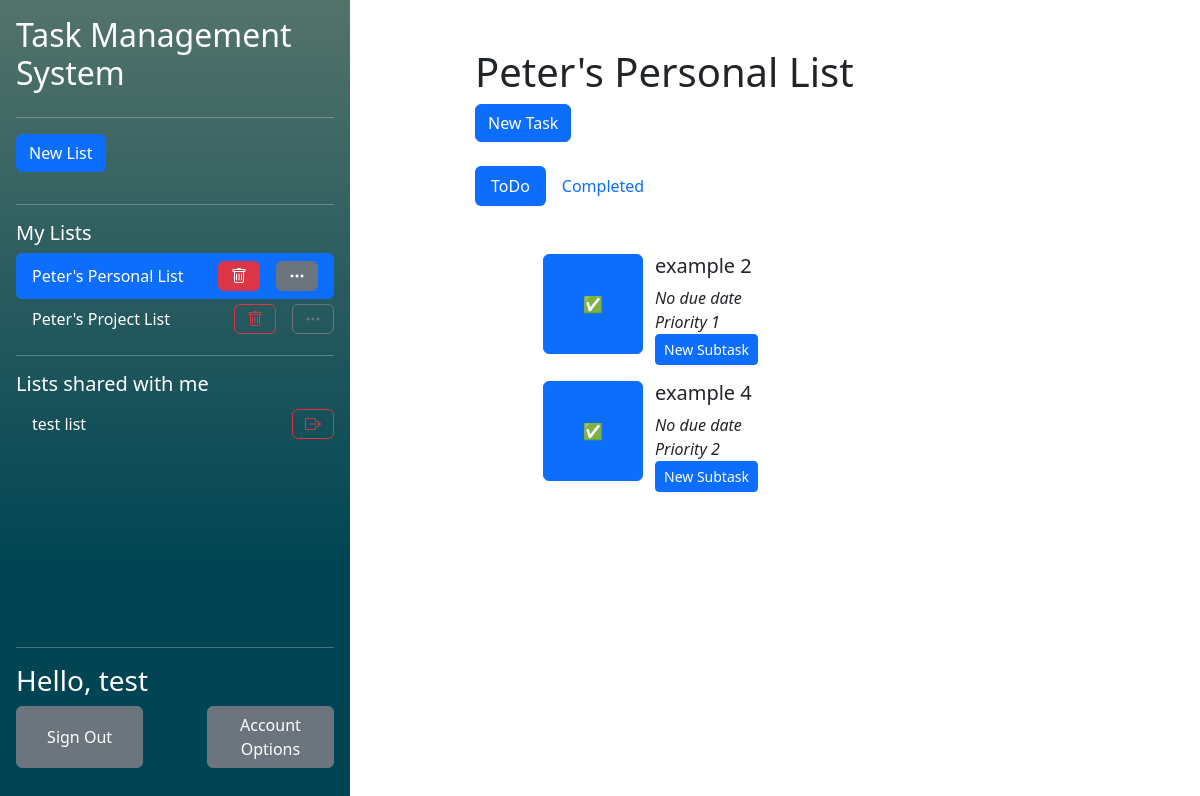
Page /php/index.php?listid=1 (signed in) on the earlier database version.
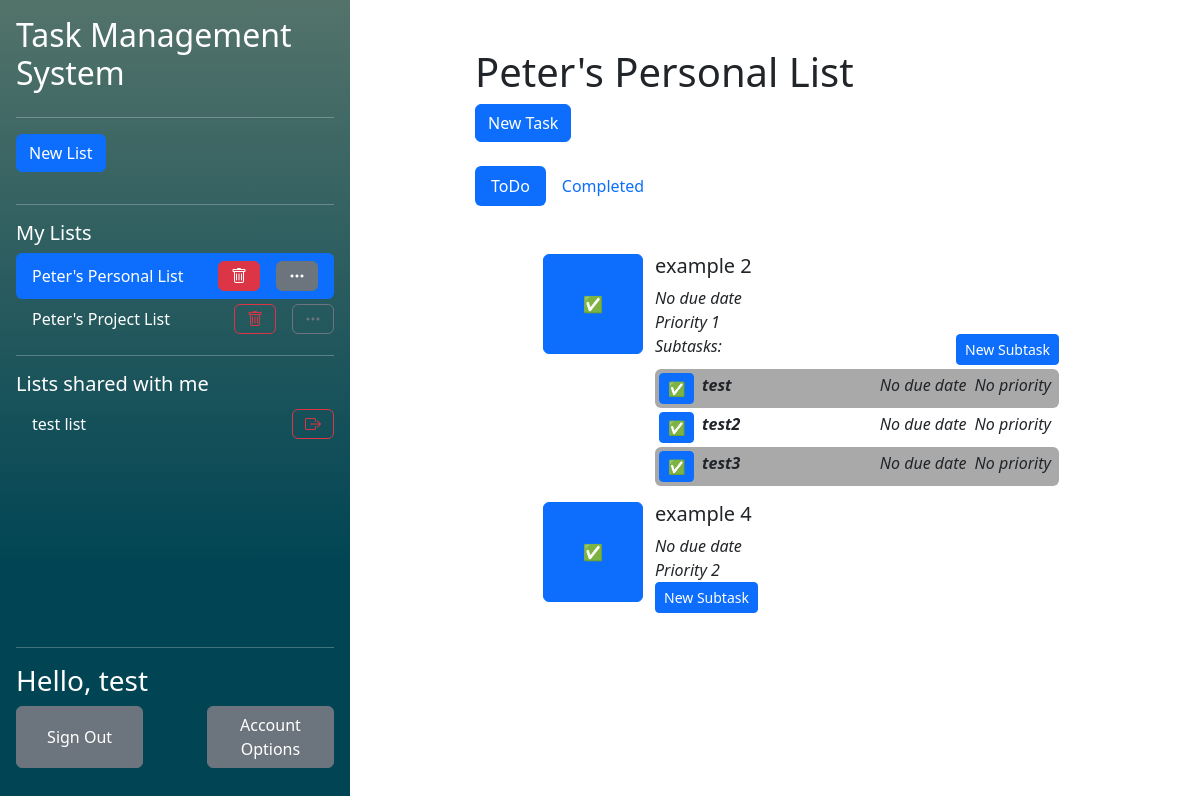
Same page on the later database version.
### tables this page shows
CREATE TABLE "UserLists" (
	"user_id"	TEXT,
	"list_id"	TEXT,
	"collaborator"	INTEGER,
	"observer"	INTEGER,
	PRIMARY KEY("user_id","list_id"),
	FOREIGN KEY("user_id") REFERENCES "Users"("user_id") ON DELETE CASCADE ON UPDATE CASCADE,
	FOREIGN KEY("list_id") REFERENCES "Lists"("list_id") ON DELETE CASCADE ON UPDATE CASCADE
);

CREATE TABLE "Lists"
(
    list_id        INTEGER not null
        primary key autoincrement,
    list_name      TEXT    not null,
    list_completed REAL    not null
);

CREATE TABLE "Tasks" (
	"task_id"	INTEGER NOT NULL,
	"task_name"	TEXT NOT NULL,
	"task_completed"	INTEGER NOT NULL,
	"list_id"	INTEGER NOT NULL,
	"order_in_list"	INTEGER NOT NULL,
	"assigned_collaborator_id"	INTEGER,
	"task_due_date"	INTEGER,
	"task_priority"	INTEGER,
	FOREIGN KEY("assigned_collaborator_id") REFERENCES "Users"("user_id"),
	FOREIGN KEY("list_id") REFERENCES "Lists"("list_id") ON DELETE CASCADE,
	PRIMARY KEY("task_id" AUTOINCREMENT)
);

CREATE TABLE "SubTasks" (
	"sub_task_id"	INTEGER NOT NULL,
	"sub_task_name"	TEXT NOT NULL,
	"sub_task_completed"	INTEGER NOT NULL,
	"task_id"	INTEGER NOT NULL,
	"order_in_task"	INTEGER NOT NULL,
	"sub_task_due_date"	INTEGER,
	"sub_task_priority"	INTEGER,
	FOREIGN KEY("task_id") REFERENCES "Tasks"("task_id"),
	PRIMARY KEY("sub_task_id")
);

### php/functions/DatabaseFunctions.php (called while the page is built, shortened)
<?php
function getUIDFromCreds(){
    $db = new SQLite3("../db/database.db");
    $SQL = "SELECT user_id FROM Users WHERE password_hash = :creds";
    $stmt = $db->prepare($SQL);
    $stmt->bindValue(":creds", $_SESSION['credentials'], SQLITE3_TEXT);
    $result = $stmt->execute();
    while($row = $result->fetchArray()){
        $resultArray [] = $row;
    }
    return $resultArray[0]['user_id'];
}
function getOwnedListsForCurrentUser(){
    $uid = getUIDFromCreds();
    $db = new SQLite3("../db/database.db");
    $SQL = "SELECT list_id FROM  UserLists WHERE user_id = :uid AND collaborator = 0 AND observer = 0";
    $stmt = $db->prepare($SQL);
    $stmt->bindValue(":uid", $uid, SQLITE3_TEXT);
    $result = $stmt->execute();
    while($row = $result->fetchArray()){
        $resultArray [] = $row;
    }
    return $resultArray;
}
function getCollabListsForCurrentUser(){
    $uid = getUIDFromCreds();
    $db = new SQLite3("../db/database.db");
    $SQL = "SELECT list_id FROM  UserLists WHERE user_id = :uid AND collaborator = 1 AND observer = 0";
    $stmt = $db->prepare($SQL);
    $stmt->bindValue(":uid", $uid, SQLITE3_TEXT);
    $result = $stmt->execute();
    while($row = $result->fetchArray()){
        $resultArray [] = $row;
    }
    return $resultArray;
}
function getListNameFromID($listID){
    $db = new SQLite3("../db/database.db");
    $SQL = "SELECT list_name FROM Lists WHERE list_id = :lid";
    $stmt = $db->prepare($SQL);
    $stmt->bindValue(":lid", $listID, SQLITE3_TEXT);
    $result = $stmt->execute();
    while($row = $result->fetchArray()){
        $resultArray [] = $row;
    }
    return $resultArray;
}
?>

### php/functions/TaskFunctions.php (called while the page is built, shortened)
<?php
function checkUserListAccess($listID, $userID)
{
    $db = new SQLite3("../db/database.db");
    $SQL = "SELECT list_id FROM  UserLists WHERE user_id = :uid AND list_id = :lid AND observer = 0 AND collaborator = 0";
    $stmt = $db->prepare($SQL);
    $stmt->bindValue(":lid", $listID, SQLITE3_INTEGER);
    $stmt->bindValue(":uid", $userID, SQLITE3_INTEGER);
    $result = $stmt->execute();
    while($row = $result->fetchArray()){
        $resultArray [] = $row;
    }
    if ($listID == $resultArray[0]["list_id"]){
        return true;
    }
}
function getUncompletedTasksFromList($listID){
    $userID = getUIDFromCreds();
    if(!checkUserListAccess($listID, $userID) AND !checkCollabListAccess($listID, $userID)){
        return false;
    }
    $db = new SQLite3("../db/database.db");
    $SQL = "SELECT * FROM Tasks WHERE list_id = :lid AND task_completed = 0 ORDER BY order_in_list ";
    $stmt = $db->prepare($SQL);
    $stmt->bindValue(":lid", $listID, SQLITE3_INTEGER);
    $result = $stmt->execute();
    while($row = $result->fetchArray()){
        $resultArray [] = $row;
    }
    if(isset($resultArray)){
        return $resultArray;
    }
    return null;
}
function getUncompletedSubtasksFromTask($task_id){
    $db = new SQLite3("../db/database.db");
    $SQL = "SELECT * FROM SubTasks WHERE task_id = :task_id AND sub_task_completed = 0";
    $stmt = $db->prepare($SQL);
    $stmt->bindValue(":task_id", $task_id, SQLITE3_INTEGER);
    $result = $stmt->execute();
    while($row = $result->fetchArray()){
        $resultArray [] = $row;
    }
    if(isset($resultArray)){
        return $resultArray;
    }
    return null;
}
?>

### php/components/TaskList.php (the view, shortened to what this page needs)
<?php require 'components/NewTaskPopup.php';
$listid = isset($_GET['listid']) ? $_GET['listid'] : false;
?>
<h1>
    <?php if (getListNameFromID($listid) != false) echo getListNameFromID($listid)[0]['list_name']?>
</h1>
<?php if ($listid != false):?>
<?php if(checkUserListAccess(htmlspecialchars($listid), getUIDFromCreds())): ?>
<button type="button" class="btn btn-primary" data-bs-toggle="modal" data-bs-target="#NewTaskModal">
    New Task
</button>
<?php else: ?>
A list created by <b><?php echo getListOwnerName($listid)?></b>
<?php endif;?>
<br/><br/>
<div>
    <ul class="nav nav-pills mb-3" id="pills-tab" role="tablist">
        <li class="nav-item" role="presentation">
            <button class="nav-link active" id="pills-todo-tab" data-bs-toggle="pill" data-bs-target="#pills-todo" type="button" role="tab" aria-controls="pills-todo" aria-selected="true">ToDo</button>
        </li>
        <li class="nav-item" role="presentation">
            <button class="nav-link" id="pills-done-tab" data-bs-toggle="pill" data-bs-target="#pills-done" type="button" role="tab" aria-controls="pills-done" aria-selected="false">Completed</button>
        </li>
    </ul>
</div>
<div class="tab-content" id="pills-tabContent">
    <div class="tab-pane fade show active" id="pills-todo" role="tabpanel" aria-labelledby="pills-todo-tab" tabindex="0">
        <div class="p-3">
            <ol>
                <?php
                if (getUncompletedTasksFromList($listid) != null):
                foreach (getUncompletedTasksFromList($listid) as $item):?>
                    <ul>
                            <div class="row">
                                <button class='btn btn-primary col' style="flex: none; width: 10%; min-width: 100px; height: 10%; min-height: 100px;" type='submit' name="<?php echo $item['task_id']?>" form="complete<?php echo $item['task_id']?>">✅</button>
                                <div class="col">
                                    <div class="row">
                                        <div class="col">
                                            <h5><?php echo $item['task_name']?></h5>
                                        </div>
                                        <br/>
                                        <i><?php if(isset($item['task_due_date'])){
                                                echo "Due ".$item['task_due_date'];
                                            } else {
                                                echo 'No due date';
                                            }?></i> <br/>
                                        <i><?php if(($item['task_priority']) != 0){
                                                echo 'Priority '.$item['task_priority'];
                                            } else {
                                                echo 'No priority';
                                            }?></i>
                                    </div>
                                    <?php if(getUncompletedSubtasksFromTask($item['task_id']) != null): ?>
                                    <div class="d-flex flex-row pb-1">
                                        <div class="flex-grow-1 align-middle"><i class="align-middle">Subtasks:</i></div>
                                        <div>
                                            <button class="btn btn-primary btn-sm" type="submit" onclick="window.location.href='newSubTask.php?taskid=<?php echo $item['task_id']?>'">New Subtask</button>
                                        </div>
                                    </div>
                                        <?php $bgcolour = true;?>
                                        <?php foreach (getUncompletedSubtasksFromTask($item['task_id']) as $subtask): ?>
                                            <div class=" d-flex flex-row rounded"  <?php if($bgcolour) {
                                                                                        echo 'style="background-color: darkgrey"';
                                                                                        $bgcolour = false;
                                                                                        } else{
                                                                                        $bgcolour = true;
                                                                                    }?>>
                                                    <div class="p-1">
                                                        <button form="completeSubtask<?php echo $subtask['sub_task_id']?>" class="btn btn-primary btn-sm" type="submit">✅</button>
                                                    </div>
                                                    <div class="p-1 flex-grow-1">
                                                        <i><b><?php echo $subtask["sub_task_name"];?></b></i>
                                                    </div>
                                                    <div class="p-1">
                                                        <i><?php if(isset($subtask['sub_task_due_date'])){
                                                                echo "Due ".$subtask['sub_task_due_date'];
                                                            } else {
                                                                echo 'No due date';
                                                            }?></i>
                                                    </div>
                                                        <div class="p-1 pe-2">
                                                            <i><?php if(($subtask['sub_task_priority']) != 0){
                                                                    echo 'Priority '.$item['sub_task_priority'];
                                                                } else {
                                                                    echo 'No priority';
                                                                }?></i>
                                                        </div>
                                            </div>
                                        <?php endforeach;?>
                                    <?php else:?>
                                    <div>
                                        <button class="btn btn-primary btn-sm" type="submit" onclick="window.location.href='newSubTask.php?taskid=<?php echo $item['task_id']?>'">New Subtask</button>
                                    </div>
                                    <?php endif;?>
                                </div>
                            </div>
                    </ul>
                <?php endforeach;
                else:?>
                <h2>You have no Tasks!</h2>
                Create a task using the new task button, or ask the list administrator.
                <?php endif;?>
            </ol>
        </div>
    </div>
</div>
<?php else: ?>
<h1>No List selected!</h1>
Create or select a list using the sidebar!
<?php endif;?>

### css/css.php
<link href="../css/index.css" rel="stylesheet">

### php/components/pagetop.php (shortened to what this page needs)
<!DOCTYPE html>
<head>
    <?php require "../css/css.php"?>
    <link href="https://cdn.jsdelivr.net/npm/bootstrap@5.3.2/dist/css/bootstrap.min.css" rel="stylesheet">
    <link rel="stylesheet" href="https://cdn.jsdelivr.net/npm/bootstrap-icons@1.11.3/font/bootstrap-icons.min.css">
</head>
<body>

### php/index.php (shortened to what this page needs)
<?php
    require ('functions/DatabaseFunctions.php');
    require ('functions/TaskFunctions.php');
    $name = "test";
?>
<?php require "../css/css.php"?>
<?php require "components/pagetop.php"?>
<main class="d-flex flex-nowrap h-100">
    <div class="d-flex flex-column flex-shrink-0 p-3 background align-items-stretch h-100" style="width: 350px">
        <h2>Task Management System</h2>
        <hr/>
        <?php require 'components/ListList.php'?>
        <div class="mt-auto">
            <hr/>
            <h3>Hello, <?php echo $name?></h3>
            <form class="d-flex flex-row mb-3 justify-content-between" method="post" action="accountOptions.php">
                <button class="btn btn-secondary" style="width: 40%" type="submit" name="signOut" value="signOut">Sign Out</button>
                <button class="btn btn-secondary" style="width: 40%" type="submit">Account Options</button>
            </form>
        </div>
    </div>
    <div class="mx-auto w-50 m-5">
        <?php require 'components/TaskList.php'?>
    </div>
</main>

### php/components/ListList.php (shortened to what this page needs)
<?php $ListIDInURL = isset($_GET['listid']) ? $_GET['listid'] : false;?>
<ul class="nav nav-pills flex-column mb-auto overflow-y-auto">
    <li class="hstack gap-3 pb-3">
        <button class="btn btn-primary"  data-bs-toggle="modal" data-bs-target="#NewListModal">New List</button>
    </li>
    <hr/>
    <h5>My Lists</h5>
    <?php
        foreach (getOwnedListsForCurrentUser() as $listID):
            if($listID[0] == $ListIDInURL):?>
                <li class="hstack gap-3 nav-link active text-white">
                    <div class="">
                        <?php echo getListNameFromID($listID[0])[0][0]?>
                    </div>
                    <button class="btn btn-danger ms-auto" onclick="location.href='listAction.php?action=delete&listid=<?php echo $ListIDInURL?>'"><i class="bi bi-trash"></i></button>
                    <button class="btn btn-secondary"  onclick="location.href='modifyList.php?listid=<?php echo $ListIDInURL?>'"><i class="bi bi-three-dots"></i></button>
                </li>
            <?php else:?>
                <li class="hstack gap-3">
                    <div class="nav-link text-white">
                        <a class="navbarList" href="<?php echo "index.php?listid=$listID[0]"?>">
                            <?php echo getListNameFromID($listID[0])[0][0]?>
                        </a>
                    </div>
                    <button class="btn btn-outline-danger ms-auto" onclick="location.href='listAction.php?action=delete&listid=<?php echo $ListIDInURL?>'"><i class="bi bi-trash"></i></button>
                    <button class="btn btn-outline-secondary" onclick="location.href='modifyList.php?listid=<?php echo $ListIDInURL?>'"><i class="bi bi-three-dots"></i></button>
                </li>
            <?php endif;?>
    <?php endforeach;?>
    <hr/>
    <h5>Lists shared with me</h5>
    <?php
    foreach (getCollabListsForCurrentUser() as $listID):
        if($listID[0] == $ListIDInURL):?>
            <li class="hstack gap-3 nav-link active text-white">
                <div class="">
                    <?php echo getListNameFromID($listID[0])[0][0]?>
                </div>
                <button class="btn btn-danger ms-auto" onclick="location.href='listAction.php?action=leave&listid=<?php echo $ListIDInURL?>'"><i class="bi bi-box-arrow-right"></i></button>
            </li>
        <?php else:?>
            <li class="hstack gap-3">
                <div class="nav-link text-white">
                    <a class="navbarList" href="<?php echo "index.php?listid=$listID[0]"?>">
                        <?php echo getListNameFromID($listID[0])[0][0]?>
                    </a>
                </div>
                <button class="btn btn-outline-danger ms-auto" onclick="location.href='listAction.php?action=leave&listid=<?php echo $ListIDInURL?>'"><i class="bi bi-box-arrow-right"></i></button>
            </li>
        <?php endif;?>
    <?php endforeach;?>
</ul>

### css/index.css (style rules this page uses)
.background { background-image: linear-gradient(180deg, #53736A 0%, #014554 70%); color: white; }
.navbarList:link { text-decoration: none; color:white; }

Differences in the rows shown:
changed tasks "example 2": gains subtasks (sub_task_name "test", shows "No due date", shows "No priority"); gains subtasks (sub_task_name "test2", shows "No due date", shows "No priority"); gains subtasks (sub_task_name "test3", shows "No due date", shows "No priority"); now shows "Subtasks:"
